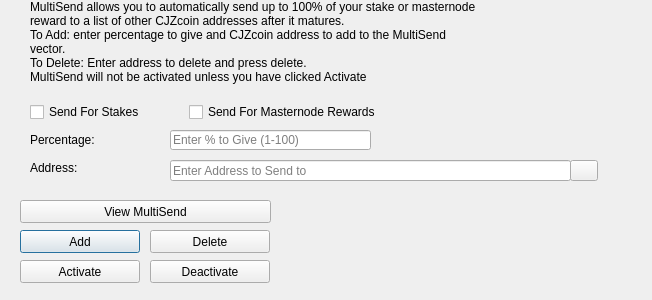
<?xml version="1.0" encoding="UTF-8"?>
<ui version="4.0">
 <class>MultiSendDialog</class>
 <widget class="QDialog" name="MultiSendDialog">
  <property name="windowModality">
   <enum>Qt::NonModal</enum>
  </property>
  <property name="geometry">
   <rect>
    <x>0</x>
    <y>0</y>
    <width>652</width>
    <height>300</height>
   </rect>
  </property>
  <property name="windowTitle">
   <string>MultiSend</string>
  </property>
  <widget class="QLineEdit" name="multiSendPercentEdit">
   <property name="geometry">
    <rect>
     <x>170</x>
     <y>130</y>
     <width>201</width>
     <height>20</height>
    </rect>
   </property>
   <property name="toolTip">
    <string>Enter whole numbers 1 - 100</string>
   </property>
   <property name="placeholderText">
    <string>Enter % to Give (1-100)</string>
   </property>
  </widget>
  <widget class="QLineEdit" name="multiSendAddressEdit">
   <property name="geometry">
    <rect>
     <x>170</x>
     <y>160</y>
     <width>401</width>
     <height>21</height>
    </rect>
   </property>
   <property name="toolTip">
    <string/>
   </property>
   <property name="placeholderText">
    <string>Enter Address to Send to</string>
   </property>
  </widget>
  <widget class="QLabel" name="label_2">
   <property name="geometry">
    <rect>
     <x>30</x>
     <y>0</y>
     <width>451</width>
     <height>121</height>
    </rect>
   </property>
   <property name="lineWidth">
    <number>1</number>
   </property>
   <property name="text">
    <string>MultiSend allows you to automatically send up to 100% of your stake or masternode reward to a list of other CJZcoin addresses after it matures.
To Add: enter percentage to give and CJZcoin address to add to the MultiSend vector.
To Delete: Enter address to delete and press delete.
MultiSend will not be activated unless you have clicked Activate</string>
   </property>
   <property name="alignment">
    <set>Qt::AlignLeading|Qt::AlignLeft|Qt::AlignTop</set>
   </property>
   <property name="wordWrap">
    <bool>true</bool>
   </property>
  </widget>
  <widget class="QLabel" name="message">
   <property name="geometry">
    <rect>
     <x>290</x>
     <y>200</y>
     <width>351</width>
     <height>91</height>
    </rect>
   </property>
   <property name="text">
    <string/>
   </property>
  </widget>
  <widget class="QPushButton" name="addButton">
   <property name="geometry">
    <rect>
     <x>20</x>
     <y>230</y>
     <width>120</width>
     <height>23</height>
    </rect>
   </property>
   <property name="toolTip">
    <string/>
   </property>
   <property name="statusTip">
    <string>Add to MultiSend Vector</string>
   </property>
   <property name="text">
    <string>Add</string>
   </property>
  </widget>
  <widget class="QPushButton" name="disableButton">
   <property name="geometry">
    <rect>
     <x>150</x>
     <y>260</y>
     <width>120</width>
     <height>23</height>
    </rect>
   </property>
   <property name="statusTip">
    <string>Deactivate MultiSend</string>
   </property>
   <property name="text">
    <string>Deactivate</string>
   </property>
  </widget>
  <widget class="QPushButton" name="addressBookButton">
   <property name="geometry">
    <rect>
     <x>570</x>
     <y>160</y>
     <width>28</width>
     <height>21</height>
    </rect>
   </property>
   <property name="toolTip">
    <string>Choose an address from the address book</string>
   </property>
   <property name="text">
    <string/>
   </property>
   <property name="icon">
    <iconset resource="../cjzcoin.qrc">
     <normaloff>:/icons/address-book</normaloff>:/icons/address-book</iconset>
   </property>
   <property name="shortcut">
    <string>Alt+A</string>
   </property>
   <property name="autoDefault">
    <bool>false</bool>
   </property>
  </widget>
  <widget class="QLabel" name="label">
   <property name="geometry">
    <rect>
     <x>30</x>
     <y>130</y>
     <width>121</width>
     <height>20</height>
    </rect>
   </property>
   <property name="toolTip">
    <string>Percentage of stake to send</string>
   </property>
   <property name="text">
    <string>Percentage:</string>
   </property>
  </widget>
  <widget class="QLabel" name="label_5">
   <property name="geometry">
    <rect>
     <x>30</x>
     <y>160</y>
     <width>111</width>
     <height>16</height>
    </rect>
   </property>
   <property name="toolTip">
    <string>Address to send portion of stake to</string>
   </property>
   <property name="text">
    <string>Address:</string>
   </property>
  </widget>
  <widget class="QPushButton" name="deleteButton">
   <property name="geometry">
    <rect>
     <x>150</x>
     <y>230</y>
     <width>120</width>
     <height>23</height>
    </rect>
   </property>
   <property name="toolTip">
    <string/>
   </property>
   <property name="statusTip">
    <string>Delete Address From MultiSend Vector</string>
   </property>
   <property name="text">
    <string>Delete</string>
   </property>
  </widget>
  <widget class="QPushButton" name="activateButton">
   <property name="geometry">
    <rect>
     <x>20</x>
     <y>260</y>
     <width>120</width>
     <height>23</height>
    </rect>
   </property>
   <property name="statusTip">
    <string>Activate MultiSend</string>
   </property>
   <property name="text">
    <string>Activate</string>
   </property>
  </widget>
  <widget class="QPushButton" name="viewButton">
   <property name="geometry">
    <rect>
     <x>20</x>
     <y>200</y>
     <width>251</width>
     <height>23</height>
    </rect>
   </property>
   <property name="toolTip">
    <string/>
   </property>
   <property name="statusTip">
    <string>View MultiSend Vector</string>
   </property>
   <property name="text">
    <string>View MultiSend</string>
   </property>
  </widget>
  <widget class="QWidget" name="horizontalLayoutWidget">
   <property name="geometry">
    <rect>
     <x>30</x>
     <y>100</y>
     <width>351</width>
     <height>24</height>
    </rect>
   </property>
   <layout class="QHBoxLayout" name="horizontalLayout">
    <item>
     <widget class="QCheckBox" name="multiSendStakeCheckBox">
      <property name="text">
       <string>Send For Stakes</string>
      </property>
     </widget>
    </item>
    <item>
     <widget class="QCheckBox" name="multiSendMasternodeCheckBox">
      <property name="text">
       <string>Send For Masternode Rewards</string>
      </property>
     </widget>
    </item>
   </layout>
  </widget>
 </widget>
 <resources>
  <include location="../cjzcoin.qrc"/>
 </resources>
 <connections/>
</ui>
